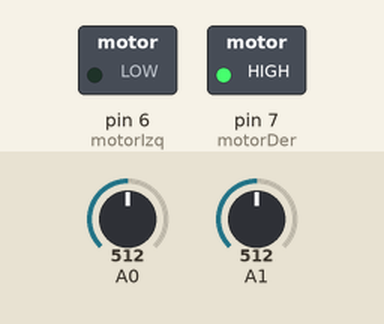
This sketch was run on a simulated Arduino Uno, built with avr-gcc and run on an emulated ATmega328P. Shown: switched loads named in the sketch (green lamp = pin HIGH). Inputs (shaded band) come from the test bench; at power-on: A1 = 512, A0 = 512. What the sketch prints to the serial monitor is not drawn.

Above: at 1.2 s.
1.3 s: A1 set to 492
At 1.6 s:
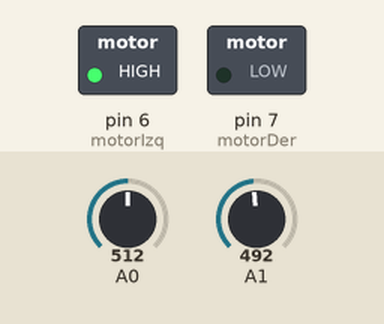
Timing chart, 0 to 4.3 s (numbered marks = the images above; inputs shaded):
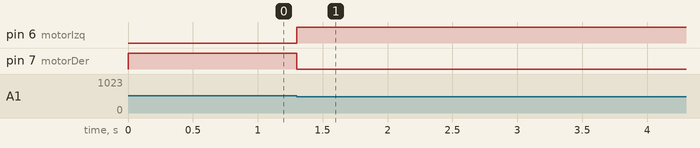

The sketch:

Seguidor.ino
```cpp
int motorIzq = 6;
int motorDer = 7;

void setup() {
  Serial.begin (9600);
  pinMode(motorIzq,OUTPUT);
  pinMode(motorDer,OUTPUT);
}

void loop() {
  Serial.print("A0: ");
  Serial.println(analogRead(A0));
  Serial.print("A1: ");
  Serial.println(analogRead(A1));
if(analogRead(A1)>500||analogRead(A0)>500){
  while(analogRead(A1)>500){
  digitalWrite(motorIzq,LOW);
  digitalWrite(motorDer,HIGH);
  }
  while(analogRead(A0)>500){
  digitalWrite(motorIzq,HIGH);
  digitalWrite(motorDer,LOW);
  }

}
  else{
    if(analogRead(A1)>500&&analogRead(A0)>500){
  digitalWrite(motorIzq,HIGH);
  digitalWrite(motorDer,HIGH);
    }
  }
}
```

Measured:
- the behaviour switches between 501 and 500 on A1 (found by bisection; images 0 and 1)
- after the input at 1.3 s, pin 6 (motorIzq): LOW → HIGH at once; pin 7 (motorDer): HIGH → LOW at once
